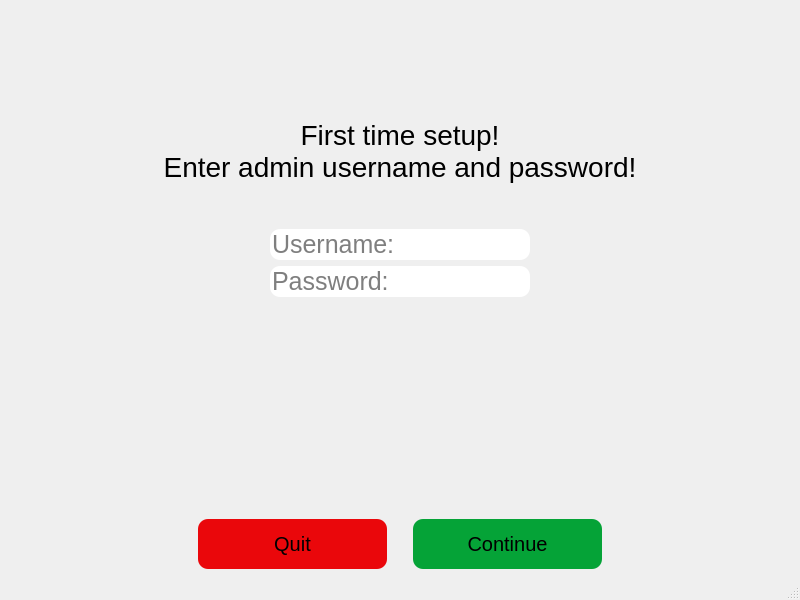
<?xml version="1.0" encoding="UTF-8"?>
<ui version="4.0">
 <class>MainWindow</class>
 <widget class="QMainWindow" name="MainWindow">
  <property name="geometry">
   <rect>
    <x>0</x>
    <y>0</y>
    <width>800</width>
    <height>600</height>
   </rect>
  </property>
  <property name="windowTitle">
   <string>MainWindow</string>
  </property>
  <widget class="QWidget" name="centralwidget">
   <layout class="QVBoxLayout" name="verticalLayout">
    <item>
     <layout class="QVBoxLayout" name="verticalLayout_10">
      <item>
       <spacer name="verticalSpacer_4">
        <property name="orientation">
         <enum>Qt::Vertical</enum>
        </property>
        <property name="sizeType">
         <enum>QSizePolicy::MinimumExpanding</enum>
        </property>
        <property name="sizeHint" stdset="0">
         <size>
          <width>20</width>
          <height>110</height>
         </size>
        </property>
       </spacer>
      </item>
      <item>
       <widget class="QLabel" name="FTSLabel">
        <property name="font">
         <font>
          <pointsize>21</pointsize>
         </font>
        </property>
        <property name="text">
         <string>First time setup!
Enter admin username and password!</string>
        </property>
        <property name="alignment">
         <set>Qt::AlignCenter</set>
        </property>
       </widget>
      </item>
      <item>
       <spacer name="verticalSpacer_10">
        <property name="orientation">
         <enum>Qt::Vertical</enum>
        </property>
        <property name="sizeHint" stdset="0">
         <size>
          <width>20</width>
          <height>40</height>
         </size>
        </property>
       </spacer>
      </item>
      <item>
       <layout class="QHBoxLayout" name="horizontalLayout_10">
        <item>
         <spacer name="horizontalSpacer_23">
          <property name="orientation">
           <enum>Qt::Horizontal</enum>
          </property>
          <property name="sizeType">
           <enum>QSizePolicy::MinimumExpanding</enum>
          </property>
          <property name="sizeHint" stdset="0">
           <size>
            <width>20</width>
            <height>20</height>
           </size>
          </property>
         </spacer>
        </item>
        <item>
         <widget class="QLineEdit" name="FTSUsername">
          <property name="sizePolicy">
           <sizepolicy hsizetype="Expanding" vsizetype="Fixed">
            <horstretch>0</horstretch>
            <verstretch>0</verstretch>
           </sizepolicy>
          </property>
          <property name="maximumSize">
           <size>
            <width>1000</width>
            <height>16777215</height>
           </size>
          </property>
          <property name="font">
           <font>
            <pointsize>19</pointsize>
           </font>
          </property>
          <property name="styleSheet">
           <string notr="true">border-radius: 10px;</string>
          </property>
          <property name="alignment">
           <set>Qt::AlignLeading|Qt::AlignLeft|Qt::AlignVCenter</set>
          </property>
          <property name="placeholderText">
           <string>Username:</string>
          </property>
         </widget>
        </item>
        <item>
         <spacer name="horizontalSpacer_24">
          <property name="orientation">
           <enum>Qt::Horizontal</enum>
          </property>
          <property name="sizeType">
           <enum>QSizePolicy::MinimumExpanding</enum>
          </property>
          <property name="sizeHint" stdset="0">
           <size>
            <width>20</width>
            <height>20</height>
           </size>
          </property>
         </spacer>
        </item>
       </layout>
      </item>
      <item>
       <layout class="QHBoxLayout" name="horizontalLayout_11">
        <item>
         <spacer name="horizontalSpacer_25">
          <property name="orientation">
           <enum>Qt::Horizontal</enum>
          </property>
          <property name="sizeType">
           <enum>QSizePolicy::MinimumExpanding</enum>
          </property>
          <property name="sizeHint" stdset="0">
           <size>
            <width>20</width>
            <height>20</height>
           </size>
          </property>
         </spacer>
        </item>
        <item>
         <widget class="QLineEdit" name="FTSPassword">
          <property name="sizePolicy">
           <sizepolicy hsizetype="Expanding" vsizetype="Fixed">
            <horstretch>0</horstretch>
            <verstretch>0</verstretch>
           </sizepolicy>
          </property>
          <property name="font">
           <font>
            <pointsize>19</pointsize>
           </font>
          </property>
          <property name="styleSheet">
           <string notr="true">border-radius: 10px;</string>
          </property>
          <property name="echoMode">
           <enum>QLineEdit::Password</enum>
          </property>
          <property name="placeholderText">
           <string>Password:</string>
          </property>
         </widget>
        </item>
        <item>
         <spacer name="horizontalSpacer_26">
          <property name="orientation">
           <enum>Qt::Horizontal</enum>
          </property>
          <property name="sizeType">
           <enum>QSizePolicy::MinimumExpanding</enum>
          </property>
          <property name="sizeHint" stdset="0">
           <size>
            <width>20</width>
            <height>20</height>
           </size>
          </property>
         </spacer>
        </item>
       </layout>
      </item>
     </layout>
    </item>
    <item>
     <spacer name="verticalSpacer_5">
      <property name="orientation">
       <enum>Qt::Vertical</enum>
      </property>
      <property name="sizeHint" stdset="0">
       <size>
        <width>20</width>
        <height>110</height>
       </size>
      </property>
     </spacer>
    </item>
    <item>
     <layout class="QHBoxLayout" name="horizontalLayout_4">
      <item>
       <spacer name="horizontalSpacer_20">
        <property name="orientation">
         <enum>Qt::Horizontal</enum>
        </property>
        <property name="sizeHint" stdset="0">
         <size>
          <width>40</width>
          <height>20</height>
         </size>
        </property>
       </spacer>
      </item>
      <item>
       <widget class="QPushButton" name="FTSQuitbtn">
        <property name="sizePolicy">
         <sizepolicy hsizetype="Expanding" vsizetype="Preferred">
          <horstretch>0</horstretch>
          <verstretch>0</verstretch>
         </sizepolicy>
        </property>
        <property name="maximumSize">
         <size>
          <width>16777215</width>
          <height>50</height>
         </size>
        </property>
        <property name="font">
         <font>
          <pointsize>15</pointsize>
         </font>
        </property>
        <property name="styleSheet">
         <string notr="true">background-color: rgb(234, 7, 11);
border-radius: 10px;</string>
        </property>
        <property name="text">
         <string>Quit</string>
        </property>
       </widget>
      </item>
      <item>
       <spacer name="horizontalSpacer_21">
        <property name="orientation">
         <enum>Qt::Horizontal</enum>
        </property>
        <property name="sizeType">
         <enum>QSizePolicy::Minimum</enum>
        </property>
        <property name="sizeHint" stdset="0">
         <size>
          <width>20</width>
          <height>20</height>
         </size>
        </property>
       </spacer>
      </item>
      <item>
       <widget class="QPushButton" name="FTSContinuebtn">
        <property name="sizePolicy">
         <sizepolicy hsizetype="Expanding" vsizetype="Expanding">
          <horstretch>0</horstretch>
          <verstretch>0</verstretch>
         </sizepolicy>
        </property>
        <property name="maximumSize">
         <size>
          <width>16777215</width>
          <height>50</height>
         </size>
        </property>
        <property name="font">
         <font>
          <pointsize>15</pointsize>
         </font>
        </property>
        <property name="styleSheet">
         <string notr="true">background-color: rgb(5, 163, 55);
border-radius: 10px;</string>
        </property>
        <property name="text">
         <string>Continue</string>
        </property>
       </widget>
      </item>
      <item>
       <spacer name="horizontalSpacer_22">
        <property name="orientation">
         <enum>Qt::Horizontal</enum>
        </property>
        <property name="sizeHint" stdset="0">
         <size>
          <width>40</width>
          <height>20</height>
         </size>
        </property>
       </spacer>
      </item>
     </layout>
    </item>
   </layout>
  </widget>
  <widget class="QMenuBar" name="menubar">
   <property name="geometry">
    <rect>
     <x>0</x>
     <y>0</y>
     <width>800</width>
     <height>30</height>
    </rect>
   </property>
  </widget>
  <widget class="QStatusBar" name="statusbar"/>
 </widget>
 <resources/>
 <connections/>
</ui>
